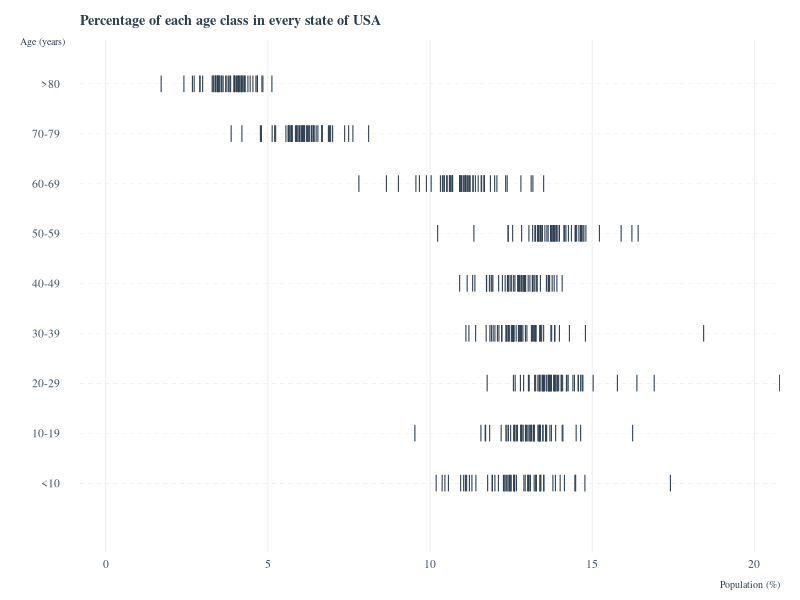

Write the R code that produced this figure.
data = read.csv(file = 'data/19-barcodechart_USagegroup.csv')
rownames(data) = data$name
data$name = NULL
data = apply(data, 1, function(x) x/sum(x))

par(mar = c(2.4, 4, 2, 1), col = '#2c3e50', family = "serif")

plot(NA, ylim = c(0, nrow(data)+0.5), xlim = c(0, 0.2), axes = FALSE, xlab = NA, ylab = NA)
abline(v = seq(0, 0.3, 0.05), col = 'gray70', lwd = 0.2)
abline(h = 1:nrow(data), col = 'gray80', lwd = 0.2, lty = 2)
lapply(1:nrow(data), function(idx){
  d = data[idx,]
  points(x = d, y = rep(idx, length(d)), pch = '|')
})
axiscol = grDevices::adjustcolor(col = '#2c3e50', alpha.f = 0.9)
axis(side = 2, at = 1:nrow(data), labels = c('<10', '10-19', '20-29', '30-39', '40-49', '50-59', '60-69', '70-79', '>80'), las = 2, tick = FALSE, col.axis = axiscol, cex.axis = 0.7)
axis(side = 1, at = seq(0, 0.3, 0.05), labels = seq(0, 0.3, 0.05) * 100, tick = FALSE, line = -1, col.axis = axiscol, cex.axis = 0.7)
mtext(text = 'Population (%)', side = 1, line = 1, adj = 1, cex = 0.6)
mtext(text = 'Age (years)', side = 2, line = 3, adj = 0, cex = 0.6, las = 2, at = nrow(data)+1.2, padj = 3)

title(main = "Percentage of each age class in every state of USA", cex.main = 0.85, adj = 0, col.main = "#2c3e50")
